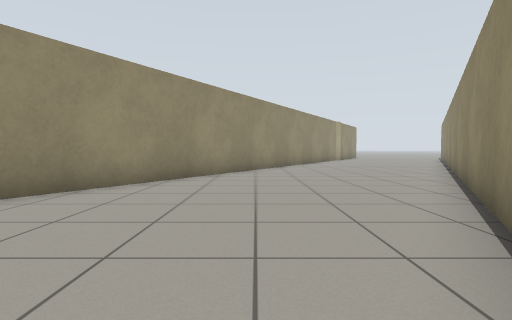
View 1 (above)

13 first-person views from a walk through a Gazebo world. The camera is 0.72 m above the floor, tilts 2° down and sees 80° across. Floor lines are 1 m apart. The floor is counted in squares, 1 m on a side. Each view is taken from the middle of a square. On the plan, view 1 faces up. The plan holds only what a view shows up to about 10 squares ahead; the rest is blank. The place goes on beyond the plan.

View 2
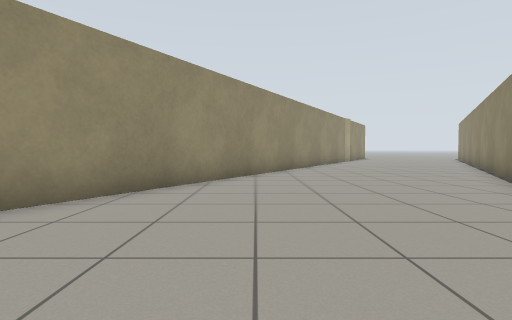

View 3
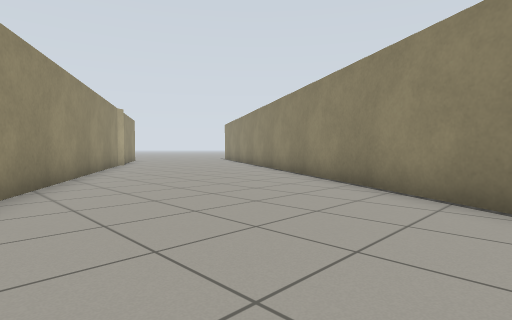

View 4
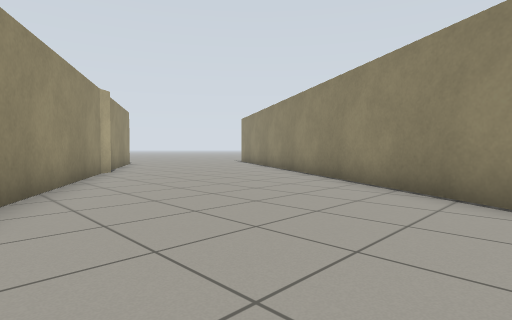

View 5
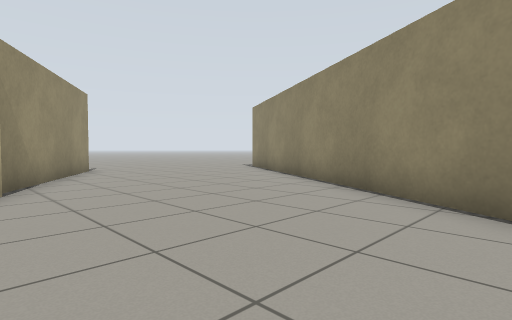

View 6
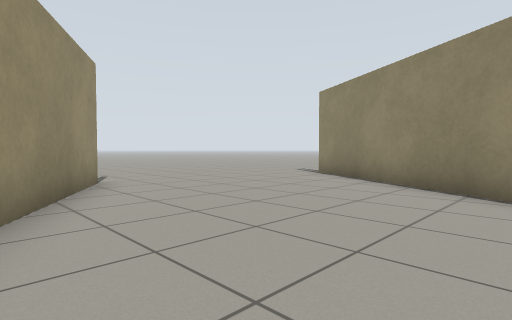

View 7
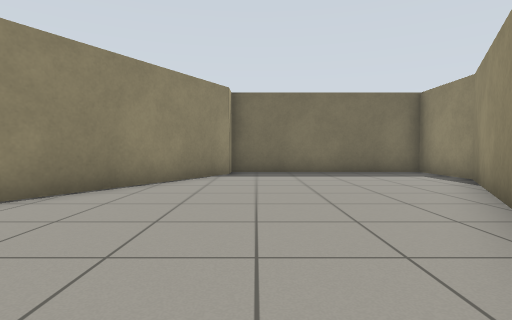

View 8
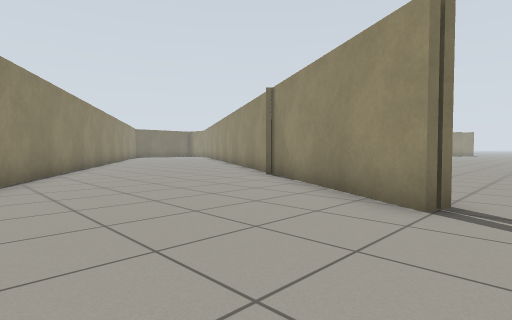

View 9
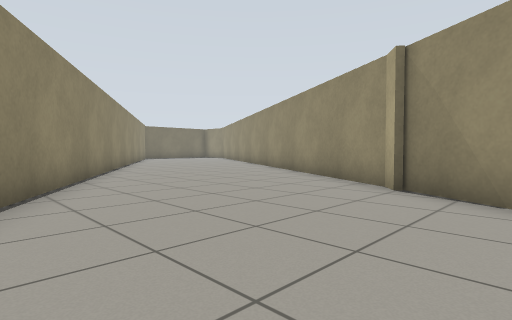

View 10
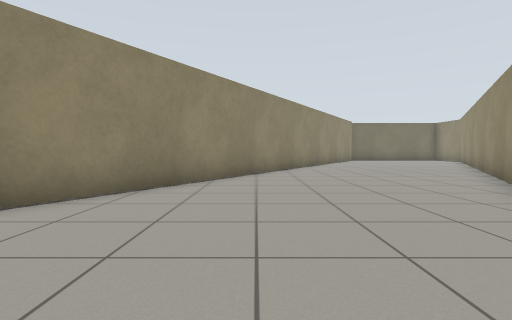

View 11
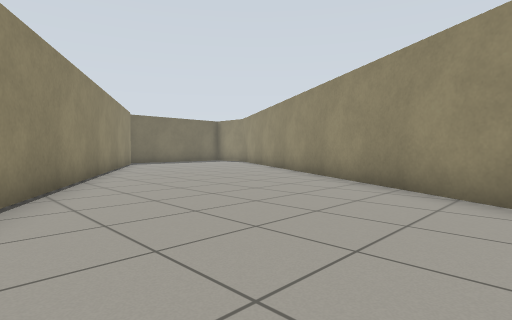

View 12
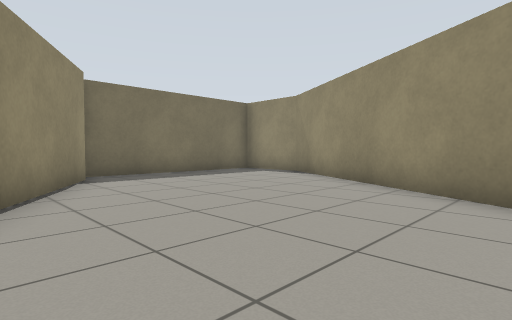

View 13
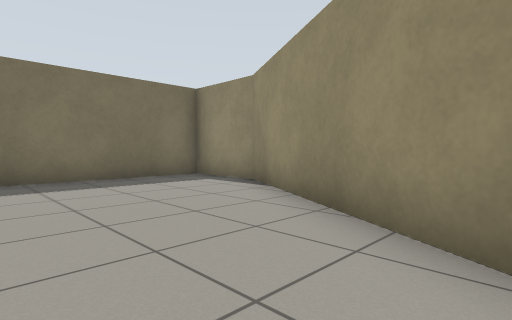

### Floor plan
Points are (right, up) in squares from view 1. A wall is a line through its corners. A room is listed if a view was taken in it or the views show most of it. See-through windows are left out.
Room 1 (views 1, 2, 3, 4, 5, 6, 7, 8, 9, 10, 11, 12, 13)
walls: (5.6, 20) (5.1, 19.6) (-5.2, 1.7) (-5.2, -0.6) (0.8, -0.6) (0.8, 0.1) (12.5, 20.6); (7.7, 25.2) (8.2, 24.9) (5.3, 20)
ways out: opening at (8, 26)

Where each view was taken, in squares from view 1:
view 1: 0 up, 0 right, facing up
view 2: 2 up, 0 right, facing up
view 3: 6 up, 0 right, facing up-right
view 4: 10 up, 2 right, facing up-right
view 5: 14 up, 5 right, facing up-right
view 6: 18 up, 6 right, facing up-right
view 7: 9 up, 0 right, facing down
view 8: 26 up, 12 right, facing down-left
view 9: 22 up, 11 right, facing down-left
view 10: 20 up, 7 right, facing down
view 11: 15 up, 7 right, facing down-left
view 12: 8 up, 3 right, facing down-left
view 13: 7 up, 0 right, facing down-left
